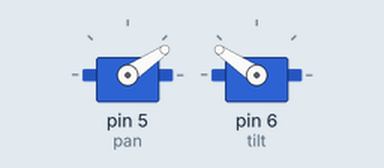
Recording of a sketch running on a simulated Arduino Uno, built with avr-gcc and run on an emulated ATmega328P. Parts: 2 × servo.

Above: at 0.05 s.
At 0.6 s:
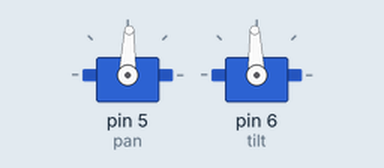
At 0.9 s:
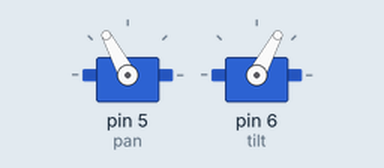
At 1.2 s:
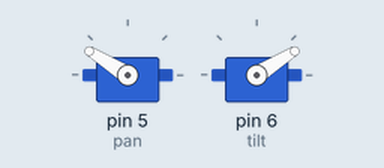
Timing chart, 0 to 3.0 s (numbered marks = the images above):
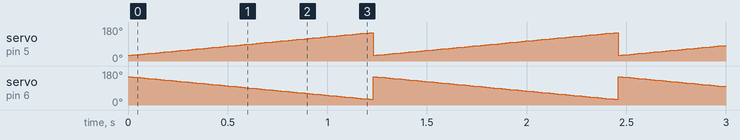

Measured:
- by itself, servo on pin 5 (pan): ramps from 30° to 150° and jumps back, once every 1.2 s
- by itself, servo on pin 6 (tilt): ramps from 150° to 30° and jumps back, once every 1.2 s

The sketch:

Projeto_064_Pan_Tilt_com_2_Servos.ino
```cpp
// Projeto 064 - Pan-Tilt com 2 Servos
// Arduino Uno | Arduino Neon Lab

#include <Servo.h>

 Servo pan, tilt; int ang=0;
 void setup(){ pan.attach(5); tilt.attach(6); }
 void loop(){ for(ang=30; ang<=150; ang+=2){ pan.write(ang); tilt.write(180-ang); delay(
 20); } }
```
